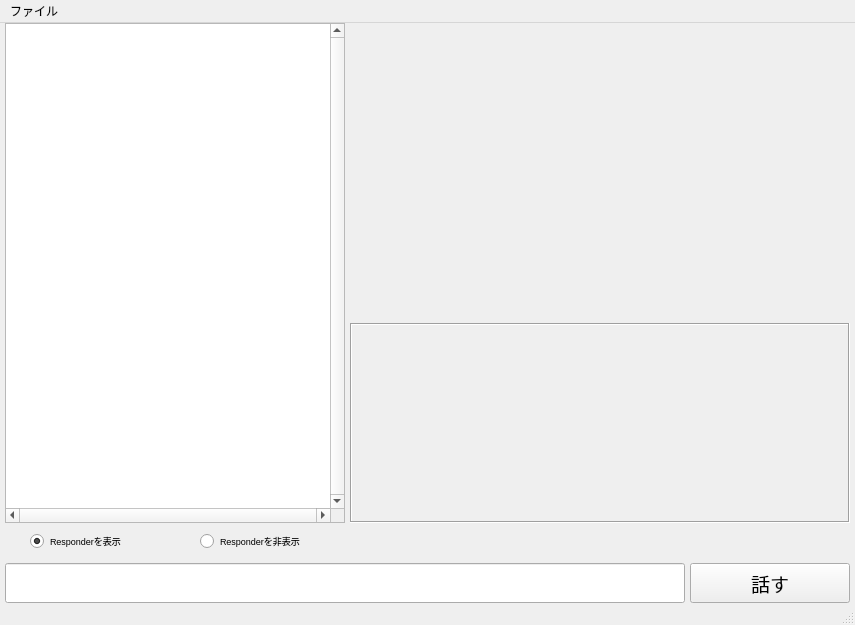
<?xml version="1.0" encoding="UTF-8"?>
<ui version="4.0">
 <class>MainWindow</class>
 <widget class="QMainWindow" name="MainWindow">
  <property name="geometry">
   <rect>
    <x>0</x>
    <y>0</y>
    <width>855</width>
    <height>625</height>
   </rect>
  </property>
  <property name="windowTitle">
   <string>MainWindow</string>
  </property>
  <widget class="QWidget" name="centralwidget">
   <widget class="QListWidget" name="listWidgetLog">
    <property name="geometry">
     <rect>
      <x>5</x>
      <y>0</y>
      <width>340</width>
      <height>500</height>
     </rect>
    </property>
    <property name="font">
     <font>
      <pointsize>10</pointsize>
     </font>
    </property>
    <property name="verticalScrollBarPolicy">
     <enum>Qt::ScrollBarAlwaysOn</enum>
    </property>
    <property name="horizontalScrollBarPolicy">
     <enum>Qt::ScrollBarAlwaysOn</enum>
    </property>
   </widget>
   <widget class="QRadioButton" name="radioButton">
    <property name="geometry">
     <rect>
      <x>200</x>
      <y>510</y>
      <width>130</width>
      <height>16</height>
     </rect>
    </property>
    <property name="font">
     <font>
      <pointsize>7</pointsize>
     </font>
    </property>
    <property name="text">
     <string>Responderを非表示</string>
    </property>
   </widget>
   <widget class="QRadioButton" name="radioButton_2">
    <property name="geometry">
     <rect>
      <x>30</x>
      <y>510</y>
      <width>130</width>
      <height>16</height>
     </rect>
    </property>
    <property name="font">
     <font>
      <pointsize>7</pointsize>
     </font>
    </property>
    <property name="text">
     <string>Responderを表示</string>
    </property>
    <property name="checked">
     <bool>true</bool>
    </property>
   </widget>
   <widget class="QLineEdit" name="lineEdit">
    <property name="geometry">
     <rect>
      <x>5</x>
      <y>540</y>
      <width>680</width>
      <height>40</height>
     </rect>
    </property>
    <property name="font">
     <font>
      <pointsize>14</pointsize>
     </font>
    </property>
   </widget>
   <widget class="QPushButton" name="ButtonTalk">
    <property name="geometry">
     <rect>
      <x>690</x>
      <y>540</y>
      <width>160</width>
      <height>40</height>
     </rect>
    </property>
    <property name="font">
     <font>
      <pointsize>14</pointsize>
     </font>
    </property>
    <property name="text">
     <string>話す</string>
    </property>
   </widget>
   <widget class="QLabel" name="LabelResponce">
    <property name="geometry">
     <rect>
      <x>350</x>
      <y>300</y>
      <width>500</width>
      <height>200</height>
     </rect>
    </property>
    <property name="font">
     <font>
      <pointsize>14</pointsize>
     </font>
    </property>
    <property name="frameShape">
     <enum>QFrame::Box</enum>
    </property>
    <property name="frameShadow">
     <enum>QFrame::Sunken</enum>
    </property>
    <property name="text">
     <string/>
    </property>
    <property name="alignment">
     <set>Qt::AlignCenter</set>
    </property>
   </widget>
   <widget class="QLabel" name="label_2">
    <property name="geometry">
     <rect>
      <x>350</x>
      <y>0</y>
      <width>500</width>
      <height>300</height>
     </rect>
    </property>
    <property name="text">
     <string/>
    </property>
    <property name="pixmap">
     <pixmap resource="qt_resource.qrc">:/re/img1.gif</pixmap>
    </property>
   </widget>
  </widget>
  <widget class="QMenuBar" name="menubar">
   <property name="geometry">
    <rect>
     <x>0</x>
     <y>0</y>
     <width>855</width>
     <height>26</height>
    </rect>
   </property>
   <widget class="QMenu" name="menu">
    <property name="title">
     <string>ファイル</string>
    </property>
    <addaction name="menuClose"/>
   </widget>
   <addaction name="menu"/>
  </widget>
  <widget class="QStatusBar" name="LineEdit"/>
  <action name="menuClose">
   <property name="text">
    <string>閉じる</string>
   </property>
  </action>
 </widget>
 <resources>
  <include location="qt_resource.qrc"/>
 </resources>
 <connections>
  <connection>
   <sender>ButtonTalk</sender>
   <signal>clicked()</signal>
   <receiver>MainWindow</receiver>
   <slot>button_talk_slot()</slot>
   <hints>
    <hint type="sourcelabel">
     <x>744</x>
     <y>590</y>
    </hint>
    <hint type="destinationlabel">
     <x>631</x>
     <y>540</y>
    </hint>
   </hints>
  </connection>
  <connection>
   <sender>radioButton_2</sender>
   <signal>clicked()</signal>
   <receiver>MainWindow</receiver>
   <slot>show_responder_name()</slot>
   <hints>
    <hint type="sourcelabel">
     <x>129</x>
     <y>547</y>
    </hint>
    <hint type="destinationlabel">
     <x>171</x>
     <y>537</y>
    </hint>
   </hints>
  </connection>
  <connection>
   <sender>radioButton</sender>
   <signal>clicked()</signal>
   <receiver>MainWindow</receiver>
   <slot>hidden_responder_name()</slot>
   <hints>
    <hint type="sourcelabel">
     <x>235</x>
     <y>544</y>
    </hint>
    <hint type="destinationlabel">
     <x>384</x>
     <y>537</y>
    </hint>
   </hints>
  </connection>
  <connection>
   <sender>menuClose</sender>
   <signal>triggered()</signal>
   <receiver>MainWindow</receiver>
   <slot>close()</slot>
   <hints>
    <hint type="sourcelabel">
     <x>-1</x>
     <y>-1</y>
    </hint>
    <hint type="destinationlabel">
     <x>427</x>
     <y>312</y>
    </hint>
   </hints>
  </connection>
 </connections>
 <slots>
  <slot>button_talk_slot()</slot>
  <slot>show_responder_name()</slot>
  <slot>hidden_responder_name()</slot>
 </slots>
</ui>
